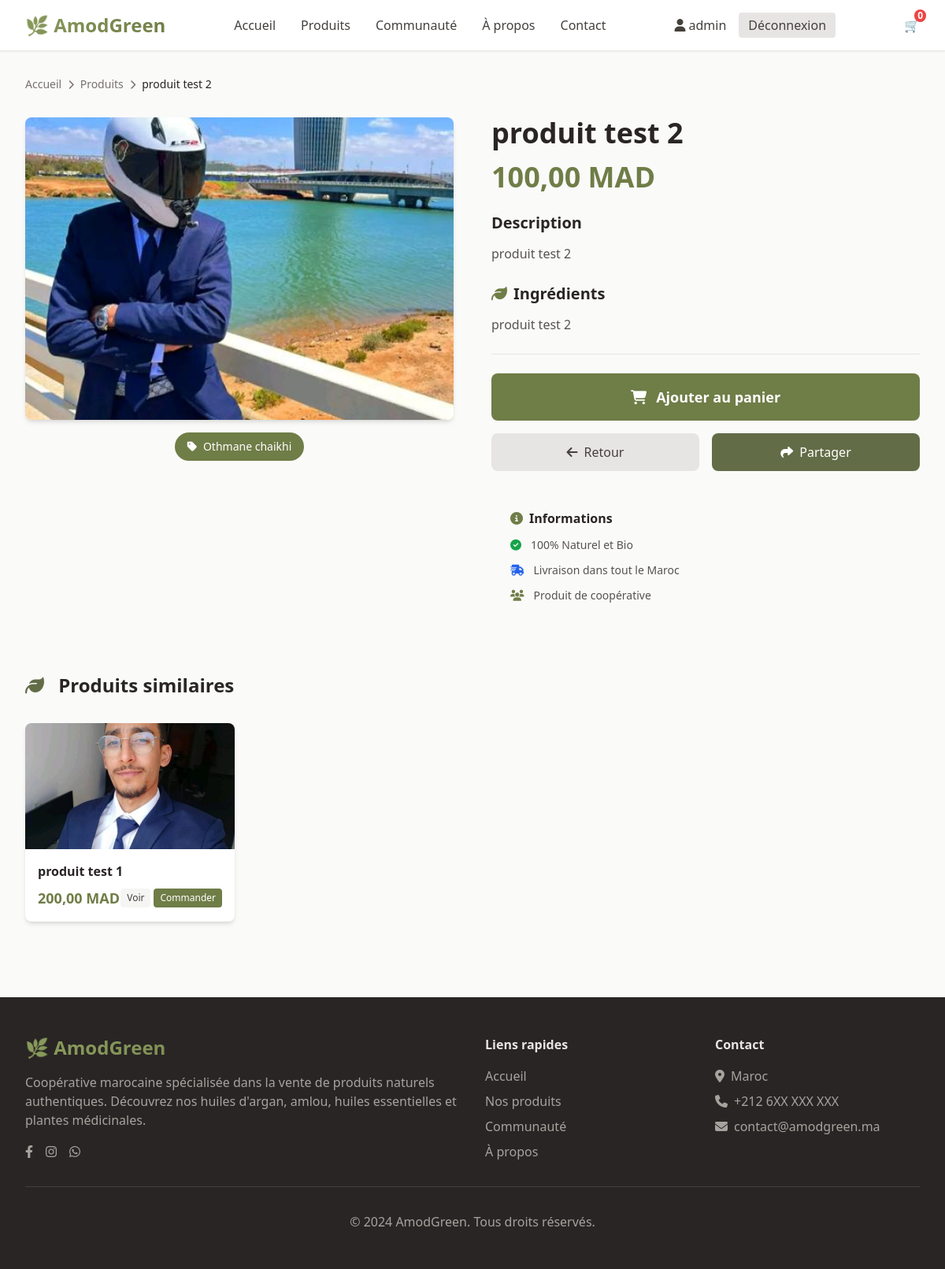
The app's page /produit/4/ (signed in), older data.
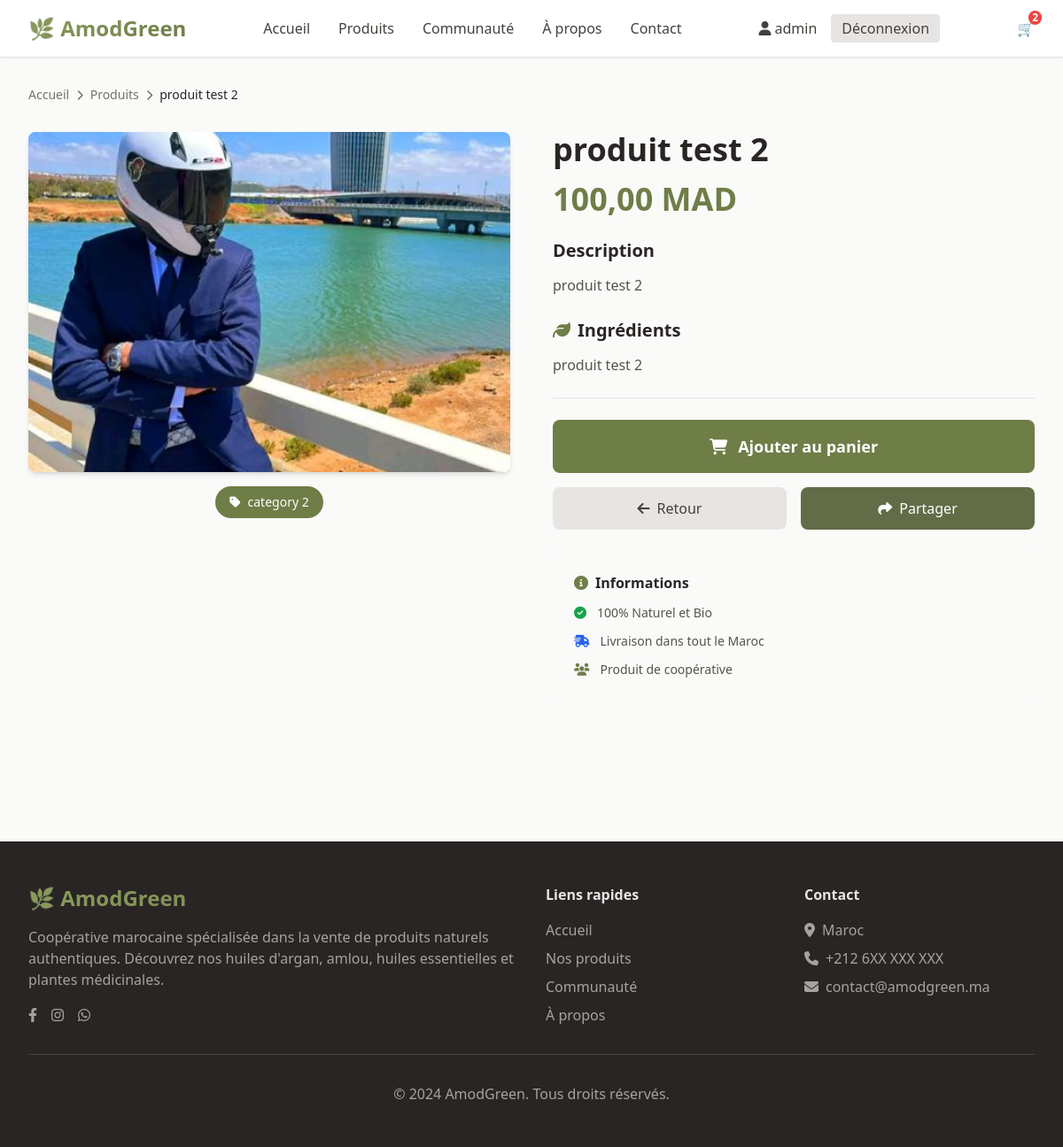
The same page, newer data.
### store/models.py (models this page shows, shortened)
class CustomUser(AbstractUser):
    bio = models.TextField(max_length=500, blank=True, verbose_name="Biographie")
    phone = models.CharField(max_length=20, blank=True, verbose_name="Téléphone")
    city = models.CharField(max_length=100, blank=True, verbose_name="Ville")
    class Meta:
        verbose_name = "Utilisateur"
        verbose_name_plural = "Utilisateurs"

class Product(models.Model):
    name = models.CharField(max_length=200, verbose_name="Nom du produit")
    name_ar = models.CharField(max_length=200, blank=True, verbose_name="Nom (Arabe)")
    description = models.TextField(verbose_name="Description")
    description_ar = models.TextField(blank=True, verbose_name="Description (Arabe)")
    ingredients = models.TextField(blank=True, verbose_name="Ingrédients")
    ingredients_ar = models.TextField(blank=True, verbose_name="Ingrédients (Arabe)")
    price = models.DecimalField(max_digits=10, decimal_places=2, verbose_name="Prix (MAD)")
    image = models.ImageField(upload_to='products/', verbose_name="Image")
    category = models.ForeignKey(Category, on_delete=models.CASCADE, verbose_name="Catégorie")
    is_available = models.BooleanField(default=True, verbose_name="Disponible")
    created_at = models.DateTimeField(auto_now_add=True)
    updated_at = models.DateTimeField(auto_now=True)
    class Meta:
        verbose_name = "Produit"
        verbose_name_plural = "Produits"
        ordering = ['-created_at']
    def get_absolute_url(self):
        return reverse('product_detail', kwargs={'pk': self.pk})

class Category(models.Model):
    name = models.CharField(max_length=100, verbose_name="Nom")
    name_ar = models.CharField(max_length=100, blank=True, verbose_name="Nom (Arabe)")
    description = models.TextField(blank=True, verbose_name="Description")
    created_at = models.DateTimeField(auto_now_add=True)
    class Meta:
        verbose_name = "Catégorie"
        verbose_name_plural = "Catégories"
        ordering = ['name']

class Cart(models.Model):
    user = models.OneToOneField(User, on_delete=models.CASCADE)
    created_at = models.DateTimeField(auto_now_add=True)

### store/views.py (the view)
# urls.py: path('produit/<int:pk>/', views.product_detail, name='product_detail'),
def product_detail(request, pk):
    product = get_object_or_404(Product, pk=pk, is_available=True)
    related_products = Product.objects.filter(
        category=product.category,
        is_available=True
    ).exclude(pk=product.pk)[:4]
    product_reviews = CommunityPost.objects.filter(
        product=product,
        is_approved=True,
        post_type='review'
    )[:3]
    context = {
        'product': product,
        'related_products': related_products,
        'product_reviews': product_reviews,
    }
    return render(request, 'store/product_detail.html', context)

### templates/store/product_detail.html (shortened to what the changed rows need)
{% extends 'base.html' %}
{% load static %}
{% block content %}
<div class="max-w-7xl mx-auto px-4 sm:px-6 lg:px-8 py-8">
    <nav class="mb-8 text-sm">
        <ol class="flex items-center space-x-2 text-stone-500">
            <li><a href="{% url 'home' %}" class="hover:text-olive-600">Accueil</a></li>
            <li><i class="fas fa-chevron-right text-xs"></i></li>
            <li><a href="{% url 'product_list' %}" class="hover:text-olive-600">Produits</a></li>
            <li><i class="fas fa-chevron-right text-xs"></i></li>
            <li class="text-stone-800 font-medium">{{ product.name }}</li>
        </ol>
    </nav>
    <div class="grid grid-cols-1 lg:grid-cols-2 gap-12 mb-16">
        <div class="space-y-4">
            <div class="bg-white rounded-lg shadow-md overflow-hidden">
                {% if product.image %}
                <img src="{{ product.image.url }}" alt="{{ product.name }}" class="w-full h-96 object-cover">
                {% else %}
                <div class="w-full h-96 bg-stone-200 flex items-center justify-center">
                    <i class="fas fa-leaf text-6xl text-stone-400"></i>
                </div>
                {% endif %}
            </div>
            <div class="flex justify-center">
                <span class="bg-olive-600 text-white px-4 py-2 rounded-full text-sm font-medium">
                    <i class="fas fa-tag mr-2"></i>{{ product.category.name }}
                </span>
            </div>
        </div>
        <div class="space-y-6">
            <div>
                <h1 class="text-3xl md:text-4xl font-bold text-stone-800 mb-4">
                    {{ product.name }}
                </h1>
                <div class="text-4xl font-bold text-olive-600 mb-6">
                    {{ product.price }} MAD
                </div>
            </div>
            <div class="prose max-w-none">
                <h3 class="text-xl font-semibold text-stone-800 mb-3">Description</h3>
                <p class="text-stone-600 leading-relaxed">{{ product.description }}</p>
            </div>
            {% if product.ingredients %}
            <div class="prose max-w-none">
                <h3 class="text-xl font-semibold text-stone-800 mb-3">
                    <i class="fas fa-leaf mr-2 text-olive-600"></i>Ingrédients
                </h3>
                <p class="text-stone-600 leading-relaxed">{{ product.ingredients }}</p>
            </div>
            {% endif %}
        </div>
    </div>
    {% if related_products %}
    <section>
        <h2 class="text-2xl font-bold text-stone-800 mb-8">
            <i class="fas fa-leaf mr-3 text-sage-600"></i>
            Produits similaires
        </h2>
        <div class="grid grid-cols-1 md:grid-cols-2 lg:grid-cols-4 gap-6">
            {% for related_product in related_products %}
            <div class="bg-white rounded-lg shadow-md overflow-hidden card-hover">
                {% if related_product.image %}
                <img src="{{ related_product.image.url }}" alt="{{ related_product.name }}"
                    class="w-full h-40 object-cover">
                {% else %}
                <div class="w-full h-40 bg-stone-200 flex items-center justify-center">
                    <i class="fas fa-leaf text-3xl text-stone-400"></i>
                </div>
                {% endif %}
                <div class="p-4">
                    <h3 class="font-semibold text-stone-800 mb-2 line-clamp-1">
                        {{ related_product.name }}
                    </h3>
                    <div class="flex items-center justify-between">
                        <span class="text-lg font-bold text-olive-600">
                            {{ related_product.price }} MAD
                        </span>
                        <div class="flex gap-1">
                            <a href="{{ related_product.get_absolute_url }}"
                                class="bg-stone-100 hover:bg-stone-200 text-stone-700 px-2 py-1 rounded text-xs transition-colors">
                                Voir
                            </a>
                            <a href="{% url 'order_create' %}?product={{ related_product.id }}"
                                class="bg-olive-600 hover:bg-olive-700 text-white px-2 py-1 rounded text-xs transition-colors">
                                Commander
                            </a>
                        </div>
                    </div>
                </div>
            </div>
            {% endfor %}
        </div>
    </section>
    {% endif %}
</div>
{% endblock %}

### templates/base.html (shortened to what the changed rows need)
{% load static %}
<!DOCTYPE html>
<html lang="fr" class="h-full">
<head>
    <script src="https://cdn.tailwindcss.com"></script>
    <link rel="stylesheet" href="https://cdnjs.cloudflare.com/ajax/libs/font-awesome/6.4.0/css/all.min.css">
</head>
<body class="min-h-full bg-stone-50 text-stone-800">
    <nav class="bg-white shadow-sm border-b border-stone-200 sticky top-0 z-50">
        <div class="max-w-7xl mx-auto px-4 sm:px-6 lg:px-8">
            <div class="flex justify-between items-center h-16">
                <div class="flex items-center space-x-4">
                    {% if user.is_authenticated %}
                        <a href="{% url 'profile' %}" class="text-stone-700 hover:text-olive-600 transition-colors">
                            <i class="fas fa-user"></i> {{ user.first_name|default:user.username }}
                        </a>
                        <a href="{% url 'logout' %}" class="bg-stone-200 hover:bg-stone-300 text-stone-700 px-3 py-1 rounded transition-colors">
                            Déconnexion
                        </a>
                    {% else %}
                        <a href="{% url 'login' %}" class="text-stone-700 hover:text-olive-600 transition-colors">Connexion</a>
                        <a href="{% url 'register' %}" class="bg-olive-600 hover:bg-olive-700 text-white px-4 py-2 rounded transition-colors">
                            S'inscrire
                        </a>
                    {% endif %}
                </div>
                 <div class="flex items-center space-x-6">
        <a href="{% url 'view_cart' %}" class="relative text-gray-700 hover:text-green-700">
            🛒
            <span class="absolute -top-2 -right-2 bg-red-500 text-white text-xs font-bold rounded-full px-1">
                {{ request.user.cart.items.count|default:0 }}
            </span>
        </a>
    </div>
            </div>
        </div>
    </nav>
    <main>
        {% block content %}
        {% endblock %}
    </main>
</body>
</html>

Row changes from the older to the newer data that the page shows:
no longer on this page (row unchanged): Product: image (picture), name "produit test 1", price "200,00"
changed CustomUser "admin": user.cart.items.count "0" → "2"
changed Product "produit test 2": category.name "Othmane chaikhi" → "category 2"
Text that changed along with them:
text no longer shown: "Produits similaires"
